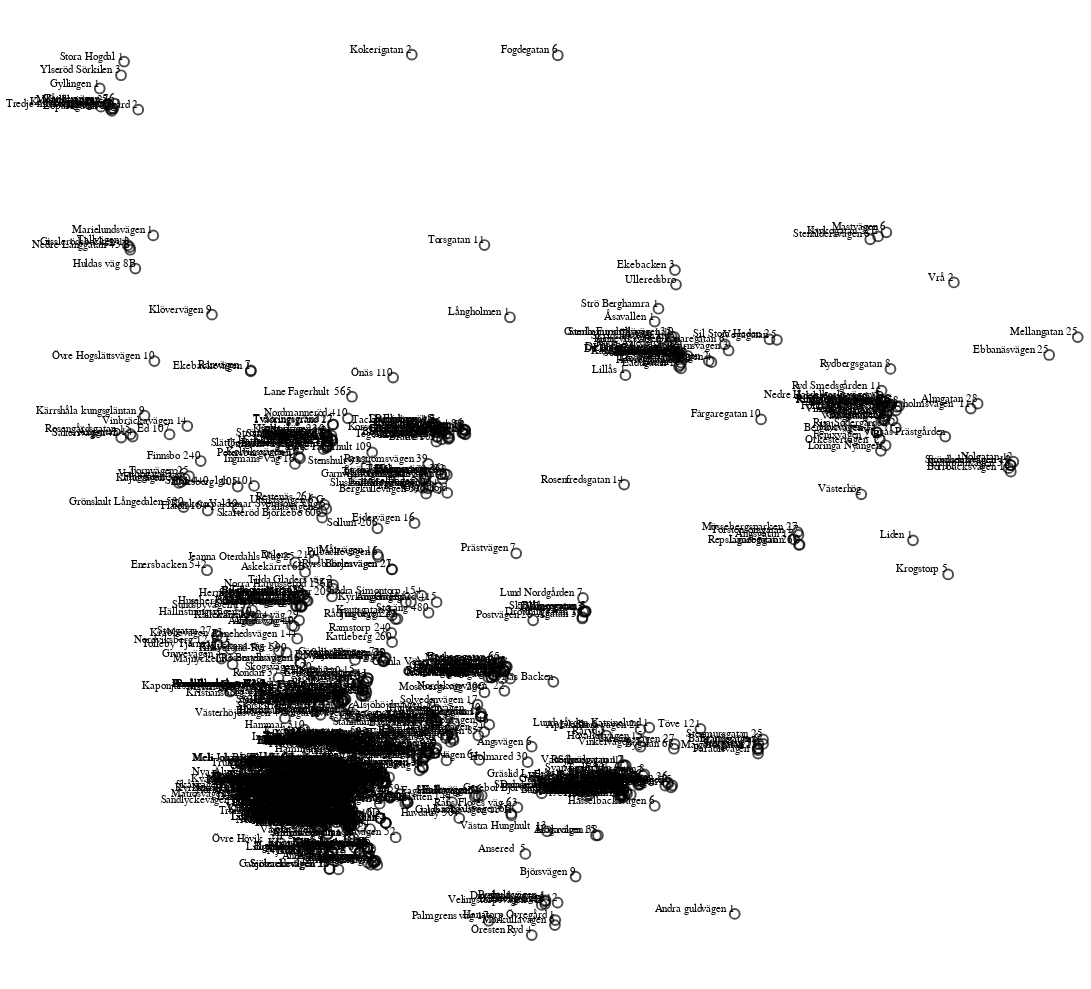

The notebook cell saved with this chart:
### Code cell
states = alt.topo_feature(data.countries.url, 'states')
capitals = data.us_state_capitals.url

## US states background
#background = alt.Chart(states).mark_geoshape(
#    fill='lightgray',
#    stroke='white'
#).properties(
#    title='US State Capitols',
#    width=700,
#    height=400
#).project('albersUsa')

# Points and text
hover = alt.selection(type='single', on='mouseover', nearest=True,
                      fields=['lat', 'lon'])

base = alt.Chart(house_data.iloc[0:1000],height = 1000,width = 1000).encode(
    longitude='lon:Q',
    latitude='lat:Q'
)

text = base.mark_text(dy=-5, align='right').encode(
    alt.Text('address', type='nominal'),
    opacity=alt.condition(~hover, alt.value(0), alt.value(1))
)

points = base.mark_point().encode(
    color=alt.value('black'),
    size=alt.condition(~hover, alt.value(30), alt.value(100))
).add_selection(hover)

points + text

### Figure 1 — Vega-Lite specification as saved in the notebook (floating-point values rounded to 4 significant figures; data arrays with more than 128 entries replaced by an {"elided": "..."} marker saying what was removed)
{"$schema": "https://vega.github.io/schema/vega-lite/v2.6.0.json", "config": {"view": {"height": 300, "width": 400}}, "datasets": {"data-b22fa8d87a9e3c014958914a18552460": {"elided": "1000 records"}}, "layer": [{"data": {"name": "data-b22fa8d87a9e3c014958914a18552460"}, "encoding": {"color": {"value": "black"}, "latitude": {"field": "lat", "type": "quantitative"}, "longitude": {"field": "lon", "type": "quantitative"}, "size": {"condition": {"selection": {"not": "selector002"}, "value": 30}, "value": 100}}, "height": 1000, "mark": "point", "selection": {"selector002": {"empty": "all", "fields": ["lat", "lon"], "nearest": true, "on": "mouseover", "resolve": "global", "type": "single"}}, "width": 1000}, {"data": {"name": "data-b22fa8d87a9e3c014958914a18552460"}, "encoding": {"latitude": {"field": "lat", "type": "quantitative"}, "longitude": {"field": "lon", "type": "quantitative"}, "opacity": {"condition": {"selection": {"not": "selector002"}, "value": 0}, "value": 1}, "text": {"field": "address", "type": "nominal"}}, "height": 1000, "mark": {"align": "right", "dy": -5, "type": "text"}, "width": 1000}]}
